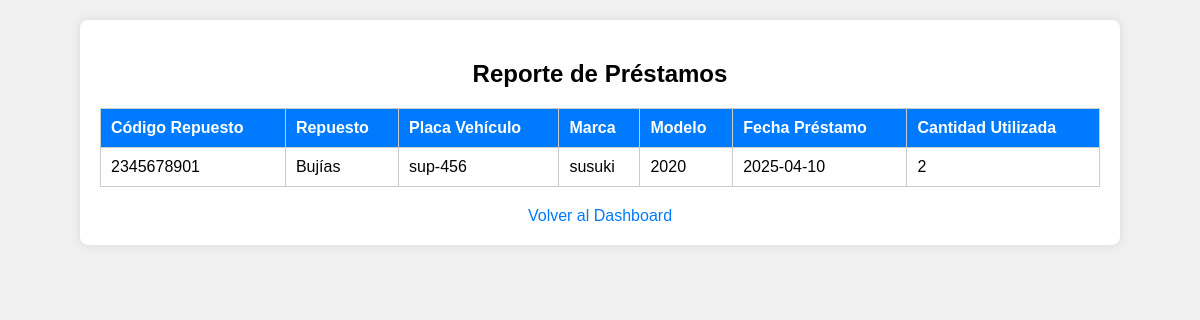
The page /reportes.php (signed in) on the database its author committed.
### tables this page shows
CREATE TABLE `prestamos_repuestos` (
  `id_prestamo` int(11) NOT NULL,
  `codigo_barras_repuesto` varchar(30) DEFAULT NULL,
  `placa_vehiculo` varchar(10) DEFAULT NULL,
  `fecha_prestamo` date DEFAULT NULL,
  `cantidad_utilizada` int(11) DEFAULT NULL
);

CREATE TABLE `repuestos` (
  `codigo_barras` varchar(30) NOT NULL,
  `nombre_repuesto` varchar(100) DEFAULT NULL,
  `descripcion` text DEFAULT NULL,
  `precio` decimal(10,2) DEFAULT NULL,
  `cantidad` int(11) DEFAULT NULL
);

CREATE TABLE `vehiculos` (
  `placa_vehiculo` varchar(10) NOT NULL,
  `documento_usuario` varchar(20) DEFAULT NULL,
  `marca` varchar(50) DEFAULT NULL,
  `modelo` varchar(50) DEFAULT NULL,
  `anio` int(11) DEFAULT NULL
);

### reportes.php (the view, shortened to what this page needs)
<?php
$conn = new mysqli("localhost", "root", "", "taller");
$is_super_admin = $_SESSION['id_rol'] == 1;
$sql = "SELECT pr.id_prestamo, pr.codigo_barras_repuesto, pr.placa_vehiculo, pr.fecha_prestamo, pr.cantidad_utilizada,
               r.nombre_repuesto as repuesto, v.marca, v.modelo
        FROM prestamos_repuestos pr
        JOIN repuestos r ON pr.codigo_barras_repuesto = r.codigo_barras
        JOIN vehiculos v ON pr.placa_vehiculo = v.placa_vehiculo";
if (!$is_super_admin) {
    $sql .= " WHERE v.documento_usuario = ?";
    $stmt = $conn->prepare($sql);
    $stmt->bind_param("s", $_SESSION['documento_usuario']);
    $stmt->execute();
    $result = $stmt->get_result();
} else {
    $result = $conn->query($sql);
}
?>
<!DOCTYPE html>
<html lang="es">
<head>
</head>
<body>
    <div class="container">
        <h2>Reporte de Préstamos</h2>
        <table>
            <tr>
                <th>Código Repuesto</th>
                <th>Repuesto</th>
                <th>Placa Vehículo</th>
                <th>Marca</th>
                <th>Modelo</th>
                <th>Fecha Préstamo</th>
                <th>Cantidad Utilizada</th>
            </tr>
            <?php while ($row = $result->fetch_assoc()) { ?>
                <tr>
                    <td><?php echo $row['codigo_barras_repuesto']; ?></td>
                    <td><?php echo $row['repuesto']; ?></td>
                    <td><?php echo $row['placa_vehiculo']; ?></td>
                    <td><?php echo $row['marca']; ?></td>
                    <td><?php echo $row['modelo']; ?></td>
                    <td><?php echo $row['fecha_prestamo']; ?></td>
                    <td><?php echo $row['cantidad_utilizada']; ?></td>
                </tr>
            <?php } ?>
        </table>
        <div class="back">
            <a href="dashboard.php">Volver al Dashboard</a>
        </div>
    </div>
</body>
</html>

### reportes.php (style rules this page uses)
body { font-family: Arial, sans-serif; margin: 0; padding: 20px; background-color: #f0f0f0; }
.container { max-width: 1000px; margin: 0 auto; background-color: white; padding: 20px; border-radius: 8px; box-shadow: 0 0 10px rgba(0,0,0,0.1); }
.container h2 { text-align: center; }
table { width: 100%; border-collapse: collapse; margin-top: 20px; }
table, th, td { border: 1px solid #ccc; }
th, td { padding: 10px; text-align: left; }
th { background-color: #007bff; color: white; }
.back { text-align: center; margin-top: 20px; }
.back a { color: #007bff; text-decoration: none; }

### rows shown on the page
prestamos_repuestos: codigo_barras_repuesto "2345678901", codigo_barras_repuesto.nombre_repuesto "Bujías", placa_vehiculo "sup-456", placa_vehiculo.marca "susuki", placa_vehiculo.modelo "2020", fecha_prestamo "2025-04-10", cantidad_utilizada "2"
